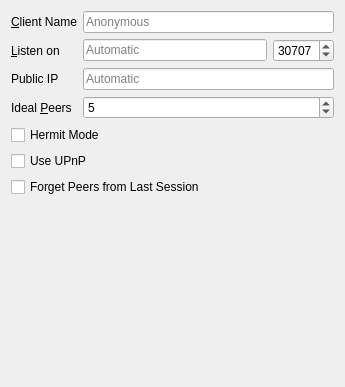
<?xml version="1.0" encoding="UTF-8"?>
<ui version="4.0">
 <class>NetworkSettings</class>
 <widget class="QWidget" name="NetworkSettings">
  <property name="geometry">
   <rect>
    <x>0</x>
    <y>0</y>
    <width>345</width>
    <height>387</height>
   </rect>
  </property>
  <layout class="QVBoxLayout" name="verticalLayout">
   <item>
    <layout class="QGridLayout" name="gridLayout_4">
     <item row="3" column="3">
      <widget class="QSpinBox" name="port">
       <property name="minimum">
        <number>1024</number>
       </property>
       <property name="maximum">
        <number>32767</number>
       </property>
       <property name="value">
        <number>30707</number>
       </property>
      </widget>
     </item>
     <item row="3" column="2">
      <widget class="QLineEdit" name="listenIP">
       <property name="inputMask">
        <string/>
       </property>
       <property name="text">
        <string/>
       </property>
       <property name="placeholderText">
        <string>Automatic</string>
       </property>
      </widget>
     </item>
     <item row="6" column="0" colspan="4">
      <widget class="QCheckBox" name="hermitMode">
       <property name="text">
        <string>Hermit Mode</string>
       </property>
      </widget>
     </item>
     <item row="7" column="0" colspan="4">
      <widget class="QCheckBox" name="useUpnp">
       <property name="text">
        <string>Use UPnP</string>
       </property>
      </widget>
     </item>
     <item row="0" column="2" colspan="2">
      <widget class="QLineEdit" name="clientName">
       <property name="placeholderText">
        <string>Anonymous</string>
       </property>
      </widget>
     </item>
     <item row="4" column="2" colspan="2">
      <widget class="QLineEdit" name="forcePublicIP">
       <property name="placeholderText">
        <string>Automatic</string>
       </property>
      </widget>
     </item>
     <item row="8" column="0" colspan="4">
      <widget class="QCheckBox" name="dropPeers">
       <property name="text">
        <string>Forget Peers from Last Session</string>
       </property>
      </widget>
     </item>
     <item row="5" column="0" colspan="2">
      <widget class="QLabel" name="label_8">
       <property name="text">
        <string>Ideal &amp;Peers</string>
       </property>
       <property name="buddy">
        <cstring>idealPeers</cstring>
       </property>
      </widget>
     </item>
     <item row="4" column="0" colspan="2">
      <widget class="QLabel" name="label_7">
       <property name="text">
        <string>Public IP</string>
       </property>
      </widget>
     </item>
     <item row="3" column="0" colspan="2">
      <widget class="QLabel" name="label_6">
       <property name="text">
        <string>&amp;Listen on</string>
       </property>
       <property name="buddy">
        <cstring>port</cstring>
       </property>
      </widget>
     </item>
     <item row="0" column="0" colspan="2">
      <widget class="QLabel" name="label_9">
       <property name="text">
        <string>&amp;Client Name</string>
       </property>
       <property name="buddy">
        <cstring>clientName</cstring>
       </property>
      </widget>
     </item>
     <item row="5" column="2" colspan="2">
      <widget class="QSpinBox" name="idealPeers">
       <property name="minimum">
        <number>1</number>
       </property>
       <property name="value">
        <number>5</number>
       </property>
      </widget>
     </item>
    </layout>
   </item>
   <item>
    <spacer name="verticalSpacer">
     <property name="orientation">
      <enum>Qt::Vertical</enum>
     </property>
     <property name="sizeType">
      <enum>QSizePolicy::Expanding</enum>
     </property>
     <property name="sizeHint" stdset="0">
      <size>
       <width>20</width>
       <height>40</height>
      </size>
     </property>
    </spacer>
   </item>
  </layout>
 </widget>
 <layoutdefault spacing="6" margin="11"/>
 <resources/>
 <connections/>
</ui>
